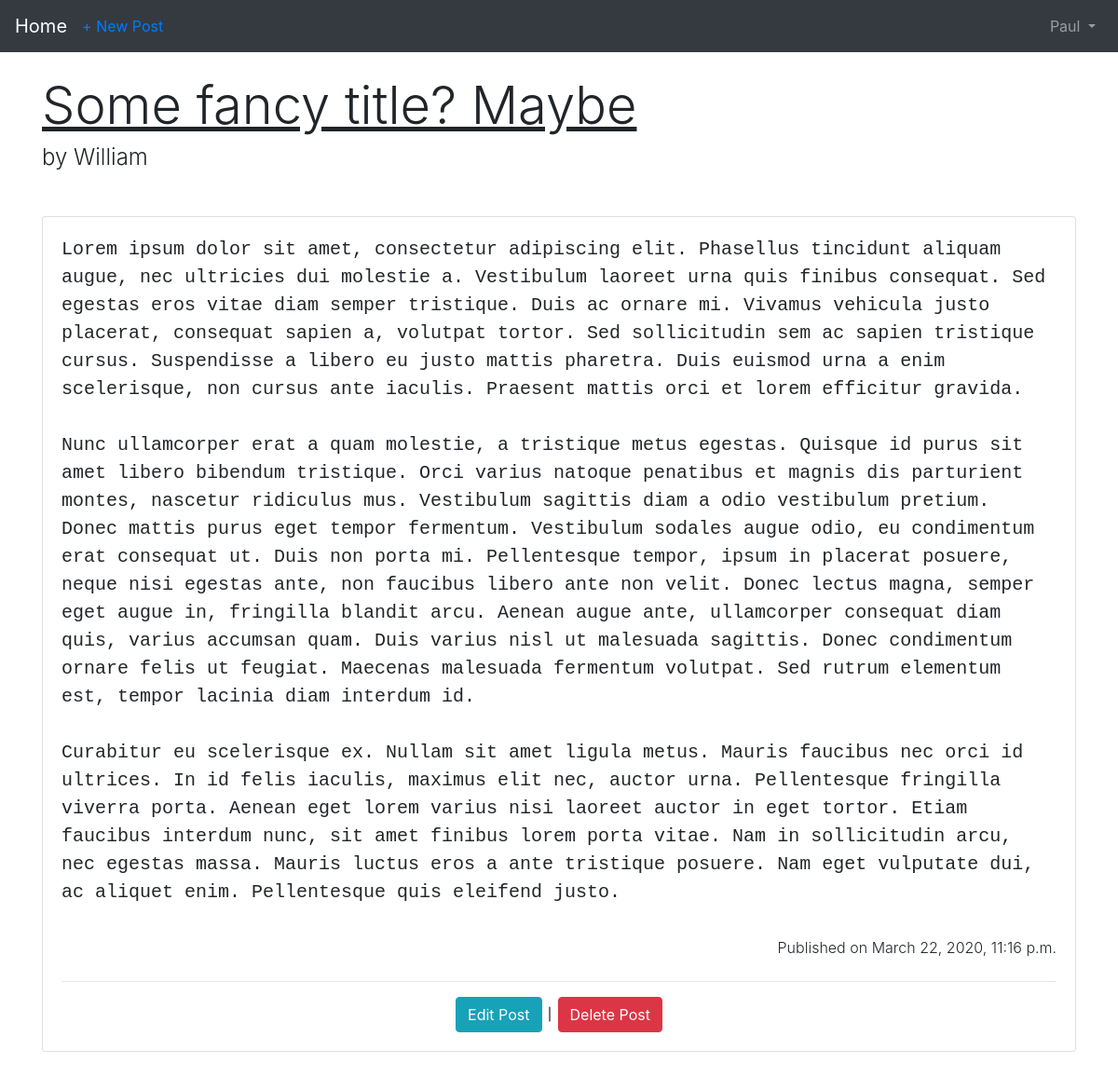
Page /post/2/ (signed in) on the committed database.
### blog/models.py (models this page shows, shortened)
class Post(models.Model):
    title = models.CharField(max_length=200)
    author = models.ForeignKey(
        'auth.User',
        on_delete=models.CASCADE
    )
    body = models.TextField()
    date = models.DateTimeField(auto_now_add=True,)

### blog/views.py (the view)
# urls.py: path('post/<int:pk>/', BlogDetailView.as_view(), name='post_detail'),
class BlogDetailView(DetailView):
	model = Post
	template_name = 'post_detail.html'
	context_object_name = 'object'

### templates/post_detail.html
{% extends 'base.html' %}
{% block content %}
    <h2 class="display-4 mb-2"><u>{{ object.title }}</u></h2>
    <h4 class="display-5 mb-4 font-weight-light">by {{ object.author }}</h4>
	<div class="card mb-5 mt-5" style="max-width: 100%;">
    <div class="card-body">
        <div class="card-text">
            <pre class="lead" style="white-space: pre-line;">
            {{ object.body }}
            </pre>
        </div>
        <div class="mt-3 float-right font-weight-light">Published on {{ object.date }}</div>
        {% if user.is_authenticated %}
        <br><br><hr>
        <div class="mt-3" style="text-align: center">
            <a href="{% url 'post_edit' object.pk %}" class="btn btn-info">Edit Post</a> &mid; <a href="{% url 'post_delete' object.pk %}" class="btn btn-danger">Delete Post</a>
        </div>
        {% endif %}
    </div>
	</div>
{% endblock content %}

### templates/base.html (shortened to what this page needs)
{% load static %}
<html>
<head>
    <link rel="stylesheet" href="https://stackpath.bootstrapcdn.com/bootstrap/4.1.3/css/bootstrap.min.css">
</head>
<body>
    <nav class="navbar navbar-expand-md navbar-dark bg-dark mb-4">
        <a class="navbar-brand" href="{% url 'home' %}">Home</a>
        {% if user.is_authenticated %}
            <ul class="navbar-nav mr-auto">
                <li class="nav-item">
                    <a href="{% url 'post_new' %}">+ New Post</a>
                </li>
            </ul>
        {% endif %}
        <div class="collapse navbar-collapse" id="navbarCollapse">
            {% if user.is_authenticated %}
                <ul class="navbar-nav ml-auto">
                    <li class="nav-item">
                        <a class="nav-link dropdown-toggle" href="#" id="userMenu" data-toggle="dropdown" aria-haspopup="true" aria-expanded="false">
                            {{ user.username }}
                        </a>
                    </li>
                </ul>
            {% else %}
                <form class="form-inline ml-auto mb-auto">
                    <a href="{% url 'login' %}" class="btn btn-outline-secondary">Log In</a>
                </form>
            {% endif %}
        </div>
    </nav>
    <div class="container">
        {% block content %}
        {% endblock content %}
    </div>
</body>
</html>

### rows in the picture
Post: title "Some fancy title? Maybe", author "William", body "Lorem ipsum dolor sit amet, consectetur adipiscing elit. Phasellus tincidunt aliquam augue, nec ultricies dui molestie a. Vestibulum laoreet urna quis finibus consequat. Sed egestas eros vitae diam semper tristique. Duis ac ornare mi. Vivamus vehicula justo placerat, consequat sapien a, volutpat tortor. Sed sollicitudin sem ac sapien tristique cursus. Suspendisse a libero eu justo mattis pharetra. Duis euismod urna a enim scelerisque, non cursus ante iaculis. Praesent mattis orci et lorem efficitur gravida. Nunc ullamcorper erat a quam molestie, a tristique metus egestas. Quisque id purus sit amet libero bibendum tristique. Orci varius natoque penatibus et magnis dis parturient montes,…", date "March 22, 2020, 11:16 p.m."

### other values in the picture
{{ user.username }} "Paul"
